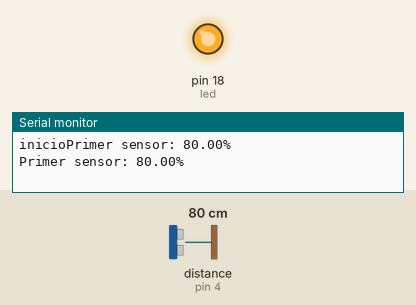
A sketch run on a simulated Arduino Uno, built with avr-gcc and run on an emulated ATmega328P. On the bench: output pins drawn as LEDs (lit = HIGH), the last lines printed to the serial monitor. Inputs (shaded band) come from the test bench; at power-on: distance to the obstacle (sensor on pin 4) 80 cm. The echo pulse lasts 58.3 µs per cm.

Above: at 1.3 s.
1.4 s: distance to the obstacle (sensor on pin 4) set to 98 cm
2.9 s: distance to the obstacle (sensor on pin 4) set to 104 cm
5.5 s: distance to the obstacle (sensor on pin 4) set to 54 cm
7.2 s: distance to the obstacle (sensor on pin 4) set to 45 cm
At 9.0 s:
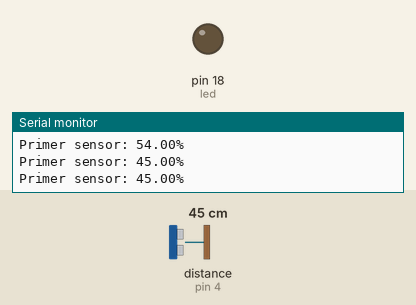
9.5 s: distance to the obstacle (sensor on pin 4) set to 60 cm
At 11.2 s:
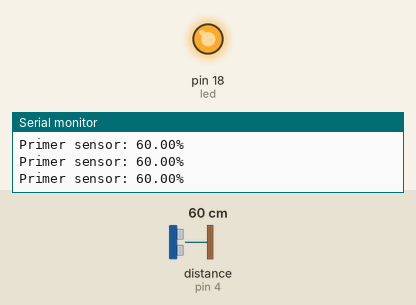
Timing chart, 0 to 12.6 s (numbered marks = the images above; inputs shaded):
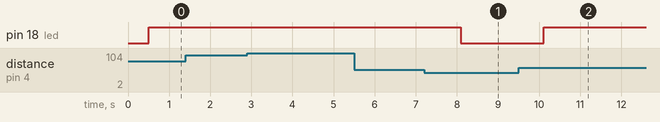

Measured:
- the behaviour switches between 51 and 50 cm on distance to the obstacle (sensor on pin 4) (found by bisection; images 0 and 1)
- after the input at 7.2 s, pin 18 (led): HIGH → LOW after 0.90 s
- after the input at 9.5 s, pin 18 (led): LOW → HIGH after 0.61 s

The sketch:

Prueba_Git.ino
```cpp
#include <HCSR04.h>

HCSR04 sensor(5,4); // (PIN Trigger, PIN Echo)
int led = 18;

void setup()
{
  pinMode(led, OUTPUT);
  Serial.begin(115200);
  Serial.write("inicio");
}


void loop()
{
 float distancia1;
 distancia1 = sensor.dist();
 delay(500);


if(distancia1 > 100)
{
  //si es mayor debo mandar un error
  Serial.println("Error: medicion sobrepasa el 100% en el primer sensor");
}
else
{
  // aca significa que es menor, darle el porcentaje
  Serial.print("Primer sensor: ");
  Serial.print(distancia1);
  Serial.println("%");
}

 if (distancia1>50)
 {
    digitalWrite(led, HIGH);
 }
 else
 {
    digitalWrite(led, LOW);
 }
}
```
